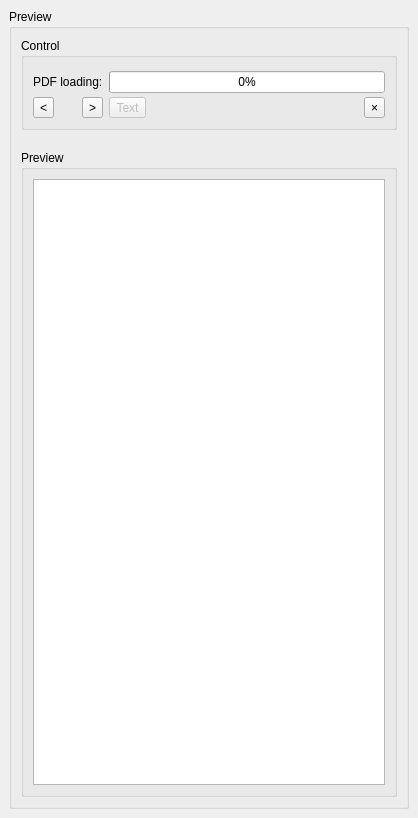
  <widget class="QDockWidget" name="dockWidget_3">
   <property name="features">
    <set>QDockWidget::DockWidgetFloatable|QDockWidget::DockWidgetMovable</set>
   </property>
   <property name="windowTitle">
    <string>Preview</string>
   </property>
   <attribute name="dockWidgetArea">
    <number>1</number>
   </attribute>
   <widget class="QWidget" name="dockWidgetContents_4">
    <layout class="QGridLayout" name="gridLayout_19">
     <item row="0" column="0">
      <widget class="QGroupBox" name="previewContainer">
       <property name="sizePolicy">
        <sizepolicy hsizetype="Expanding" vsizetype="Preferred">
         <horstretch>2</horstretch>
         <verstretch>0</verstretch>
        </sizepolicy>
       </property>
       <property name="minimumSize">
        <size>
         <width>400</width>
         <height>800</height>
        </size>
       </property>
       <property name="title">
        <string>Preview</string>
       </property>
       <property name="checkable">
        <bool>false</bool>
       </property>
       <layout class="QGridLayout" name="gridLayout_2">
        <property name="spacing">
         <number>20</number>
        </property>
        <item row="2" column="0">
         <widget class="QGroupBox" name="previewImageContainer">
          <property name="sizePolicy">
           <sizepolicy hsizetype="Preferred" vsizetype="Preferred">
            <horstretch>0</horstretch>
            <verstretch>1</verstretch>
           </sizepolicy>
          </property>
          <property name="title">
           <string>Preview</string>
          </property>
          <layout class="QGridLayout" name="gridLayout_7">
           <item row="1" column="0">
            <widget class="QGraphicsView" name="previewImage">
             <property name="sizePolicy">
              <sizepolicy hsizetype="Expanding" vsizetype="Expanding">
               <horstretch>2</horstretch>
               <verstretch>2</verstretch>
              </sizepolicy>
             </property>
             <property name="mouseTracking">
              <bool>true</bool>
             </property>
            </widget>
           </item>
          </layout>
         </widget>
        </item>
        <item row="0" column="0">
         <widget class="QGroupBox" name="previewControlContainer">
          <property name="sizePolicy">
           <sizepolicy hsizetype="Preferred" vsizetype="Minimum">
            <horstretch>0</horstretch>
            <verstretch>0</verstretch>
           </sizepolicy>
          </property>
          <property name="title">
           <string>Control</string>
          </property>
          <property name="flat">
           <bool>false</bool>
          </property>
          <layout class="QVBoxLayout" name="verticalLayout">
           <property name="spacing">
            <number>4</number>
           </property>
           <item>
            <widget class="QFrame" name="frame">
             <layout class="QHBoxLayout" name="horizontalLayout_7">
              <property name="leftMargin">
               <number>0</number>
              </property>
              <property name="topMargin">
               <number>0</number>
              </property>
              <property name="rightMargin">
               <number>0</number>
              </property>
              <property name="bottomMargin">
               <number>0</number>
              </property>
             </layout>
            </widget>
           </item>
           <item>
            <widget class="QFrame" name="frame_2">
             <layout class="QHBoxLayout" name="horizontalLayout_8">
              <property name="leftMargin">
               <number>0</number>
              </property>
              <property name="topMargin">
               <number>0</number>
              </property>
              <property name="rightMargin">
               <number>0</number>
              </property>
              <property name="bottomMargin">
               <number>0</number>
              </property>
              <item>
               <widget class="QLabel" name="label_7">
                <property name="text">
                 <string>PDF loading:</string>
                </property>
               </widget>
              </item>
              <item>
               <widget class="QProgressBar" name="pdfLoadingProgress">
                <property name="value">
                 <number>0</number>
                </property>
               </widget>
              </item>
             </layout>
            </widget>
           </item>
           <item>
            <widget class="QFrame" name="horizontalFrame_2">
             <property name="sizePolicy">
              <sizepolicy hsizetype="Preferred" vsizetype="Preferred">
               <horstretch>0</horstretch>
               <verstretch>0</verstretch>
              </sizepolicy>
             </property>
             <layout class="QHBoxLayout" name="horizontalLayout_4">
              <property name="leftMargin">
               <number>0</number>
              </property>
              <property name="topMargin">
               <number>0</number>
              </property>
              <property name="rightMargin">
               <number>0</number>
              </property>
              <property name="bottomMargin">
               <number>0</number>
              </property>
              <item>
               <widget class="QToolButton" name="previewPrevButton">
                <property name="text">
                 <string>&lt;</string>
                </property>
               </widget>
              </item>
              <item>
               <widget class="QLabel" name="previewPageMeter">
                <property name="minimumSize">
                 <size>
                  <width>16</width>
                  <height>0</height>
                 </size>
                </property>
                <property name="text">
                 <string/>
                </property>
                <property name="alignment">
                 <set>Qt::AlignCenter</set>
                </property>
               </widget>
              </item>
              <item>
               <widget class="QToolButton" name="previewNextButton">
                <property name="text">
                 <string>&gt;</string>
                </property>
               </widget>
              </item>
              <item>
               <widget class="QToolButton" name="toolButton">
                <property name="enabled">
                 <bool>false</bool>
                </property>
                <property name="sizePolicy">
                 <sizepolicy hsizetype="Maximum" vsizetype="Fixed">
                  <horstretch>0</horstretch>
                  <verstretch>0</verstretch>
                 </sizepolicy>
                </property>
                <property name="minimumSize">
                 <size>
                  <width>0</width>
                  <height>0</height>
                 </size>
                </property>
                <property name="text">
                 <string>Text</string>
                </property>
               </widget>
              </item>
              <item>
               <spacer name="horizontalSpacer_2">
                <property name="orientation">
                 <enum>Qt::Horizontal</enum>
                </property>
                <property name="sizeHint" stdset="0">
                 <size>
                  <width>40</width>
                  <height>20</height>
                 </size>
                </property>
               </spacer>
              </item>
              <item>
               <widget class="QToolButton" name="docCloseButton">
                <property name="text">
                 <string>×</string>
                </property>
               </widget>
              </item>
             </layout>
            </widget>
           </item>
          </layout>
         </widget>
        </item>
       </layout>
      </widget>
     </item>
    </layout>
   </widget>
  </widget>
